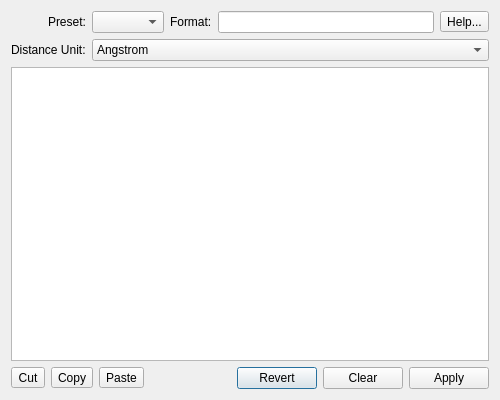
<?xml version="1.0" encoding="UTF-8"?>
<ui version="4.0">
 <class>Avogadro::QtPlugins::CartesianEditorDialog</class>
 <widget class="QDialog" name="Avogadro::QtPlugins::CartesianEditorDialog">
  <property name="geometry">
   <rect>
    <x>0</x>
    <y>0</y>
    <width>500</width>
    <height>400</height>
   </rect>
  </property>
  <property name="windowTitle">
   <string>Cartesian Editor</string>
  </property>
  <layout class="QVBoxLayout" name="verticalLayout">
   <item>
    <layout class="QFormLayout" name="formLayout">
     <property name="labelAlignment">
      <set>Qt::AlignRight|Qt::AlignTrailing|Qt::AlignVCenter</set>
     </property>
     <item row="0" column="0">
      <widget class="QLabel" name="label">
       <property name="text">
        <string>Preset:</string>
       </property>
      </widget>
     </item>
     <item row="0" column="1">
      <layout class="QHBoxLayout" name="horizontalLayout">
       <item>
        <widget class="QComboBox" name="presets"/>
       </item>
       <item>
        <widget class="QLabel" name="label_2">
         <property name="text">
          <string>Format:</string>
         </property>
        </widget>
       </item>
       <item>
        <widget class="QLineEdit" name="spec">
         <property name="toolTip">
          <string>&lt;html&gt;&lt;head/&gt;&lt;body&gt;&lt;p&gt;Specification of format. Each character indicates a value to write per atom:&lt;/p&gt;&lt;p&gt;&lt;span style=&quot; font-weight:600;&quot;&gt;#&lt;/span&gt; - Atom index (1, 2, ..., numAtoms)&lt;br/&gt;&lt;span style=&quot; font-weight:600;&quot;&gt;Z&lt;/span&gt; - Atomic number (e.g. &amp;quot;6&amp;quot; for carbon)&lt;br/&gt;&lt;span style=&quot; font-weight:600;&quot;&gt;G&lt;/span&gt; - GAMESS-style atomic number (e.g. &amp;quot;6.0&amp;quot; for carbon)&lt;br/&gt;&lt;span style=&quot; font-weight:600;&quot;&gt;N&lt;/span&gt; - Element name (e.g. &amp;quot;Carbon&amp;quot;)&lt;br/&gt;&lt;span style=&quot; font-weight:600;&quot;&gt;S&lt;/span&gt; - Element symbol (e.g. &amp;quot;C&amp;quot; for carbon)&lt;br/&gt;&lt;span style=&quot; font-weight:600;&quot;&gt;x&lt;/span&gt; - X position coordinate&lt;br/&gt;&lt;span style=&quot; font-weight:600;&quot;&gt;y&lt;/span&gt; - Y position coordinate&lt;br/&gt;&lt;span style=&quot; font-weight:600;&quot;&gt;z&lt;/span&gt; - Z position coordinate&lt;br/&gt;&lt;span style=&quot; font-weight:600;&quot;&gt;_&lt;/span&gt; - A literal space (&amp;quot; &amp;quot;), useful for alignment&lt;br/&gt;&lt;span style=&quot; font-weight:600;&quot;&gt;0&lt;/span&gt; - A literal 0 (&amp;quot;0&amp;quot;), useful for optimization flags&lt;br/&gt;&lt;span style=&quot; font-weight:600;&quot;&gt;1&lt;/span&gt; - A literal 1 (&amp;quot;1&amp;quot;), useful for optimization flags&lt;br/&gt;&lt;/p&gt;&lt;/body&gt;&lt;/html&gt;</string>
         </property>
        </widget>
       </item>
       <item>
        <widget class="QToolButton" name="help">
         <property name="text">
          <string>Help...</string>
         </property>
        </widget>
       </item>
      </layout>
     </item>
     <item row="1" column="0">
      <widget class="QLabel" name="label_3">
       <property name="text">
        <string>Distance Unit:</string>
       </property>
      </widget>
     </item>
     <item row="1" column="1">
      <widget class="QComboBox" name="distanceUnit">
       <item>
        <property name="text">
         <string>Angstrom</string>
        </property>
       </item>
       <item>
        <property name="text">
         <string>Bohr</string>
        </property>
       </item>
      </widget>
     </item>
    </layout>
   </item>
   <item>
    <widget class="Avogadro::QtPlugins::CartesianTextEdit" name="text"/>
   </item>
   <item>
    <layout class="QHBoxLayout" name="horizontalLayout_2">
     <item>
      <widget class="QToolButton" name="cut">
       <property name="text">
        <string>Cut</string>
       </property>
      </widget>
     </item>
     <item>
      <widget class="QToolButton" name="copy">
       <property name="text">
        <string>Copy</string>
       </property>
      </widget>
     </item>
     <item>
      <widget class="QToolButton" name="paste">
       <property name="text">
        <string>Paste</string>
       </property>
      </widget>
     </item>
     <item>
      <spacer name="horizontalSpacer">
       <property name="orientation">
        <enum>Qt::Horizontal</enum>
       </property>
       <property name="sizeHint" stdset="0">
        <size>
         <width>40</width>
         <height>20</height>
        </size>
       </property>
      </spacer>
     </item>
     <item>
      <widget class="QPushButton" name="revert">
       <property name="text">
        <string>Revert</string>
       </property>
      </widget>
     </item>
     <item>
      <widget class="QPushButton" name="clear">
       <property name="text">
        <string>Clear</string>
       </property>
      </widget>
     </item>
     <item>
      <widget class="QPushButton" name="apply">
       <property name="text">
        <string>Apply</string>
       </property>
      </widget>
     </item>
    </layout>
   </item>
  </layout>
 </widget>
 <customwidgets>
  <customwidget>
   <class>Avogadro::QtPlugins::CartesianTextEdit</class>
   <extends>QTextEdit</extends>
   <header>cartesiantextedit.h</header>
  </customwidget>
 </customwidgets>
 <tabstops>
  <tabstop>presets</tabstop>
  <tabstop>spec</tabstop>
  <tabstop>help</tabstop>
  <tabstop>text</tabstop>
  <tabstop>cut</tabstop>
  <tabstop>copy</tabstop>
  <tabstop>paste</tabstop>
  <tabstop>revert</tabstop>
  <tabstop>clear</tabstop>
  <tabstop>apply</tabstop>
 </tabstops>
 <resources/>
 <connections/>
</ui>
